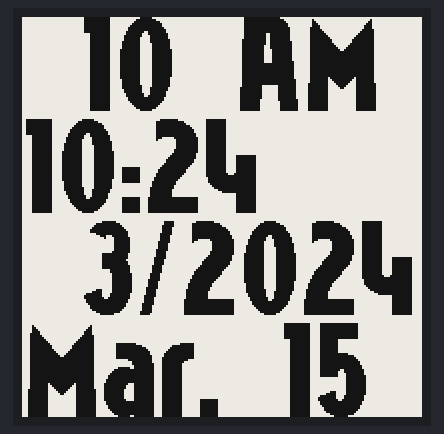
A sketch run on a simulated ESP32. Shown: 200×200 one-colour display. The local clock reads 2024-03-15 10:24:30 at power-on unless the sketch sets it.

Above: at 2.3 s.
At 30.8 s:
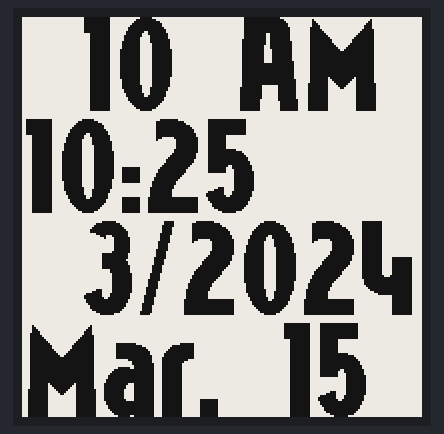
At 91.3 s:
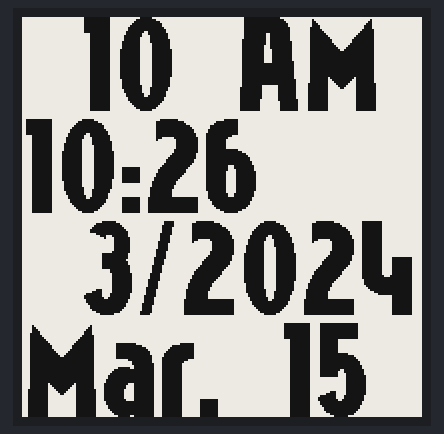

Measured:
- what the display in image 1 shows lasts 60.5 s, from 30.8 s to 91.3 s

The sketch:

Proto.ino
```cpp
#include "Proto.h"
#include "settings.h"

Proto watchy(settings);

void setup(){
  watchy.init();
}

void loop(){}
```

Proto.cpp
```cpp
// proto.cpp, rcampbel@purdue.edu, 2023-03-08
// https://learn.adafruit.com/adafruit-gfx-graphics-library/using-fonts

#include "Proto.h"
#include "NIOBRG__30pt7b.h"

#define START  46
#define OFFSET 51

void Proto::drawWatchFace(){
    display.fillScreen(GxEPD_WHITE);
    display.setTextColor(GxEPD_BLACK);
    display.setFont(&NIOBRG__30pt7b);

    int row = START;

    // 12-hour A/PM
    display.setCursor(1, row);
    int displayHour = ((currentTime.Hour+11)%12)+1;
    display.print(displayHour < 10 ? "  " : " ");
    display.print(displayHour);
    display.print(" ");
    display.print(currentTime.Hour < 12 ? "AM" : "PM");

    // 24-hour:Minute
    row += OFFSET;
    display.setCursor(1, row); // +4
    display.print(currentTime.Hour);
    display.print(currentTime.Minute < 10 ? ":0" : ":");
    display.println(currentTime.Minute);

    // MonthNum/Year
    row += OFFSET;
    display.setCursor(1, row); // +8
    display.print(currentTime.Month < 10 ? " " : "");
    display.print(currentTime.Month);
    display.print("/");
    display.print(tmYearToCalendar(currentTime.Year));  // .Year in uint8_t as offset from 1970

    // ShortMonth. Day
    row += OFFSET;
    display.setCursor(1, row); // +12
    display.print(monthShortStr(currentTime.Month));
    display.print(". ");
    display.print(currentTime.Day);
}
```

Proto.h
```cpp
#ifndef PROTO_H
#define PROTO_H

#include <Watchy.h>

class Proto : public Watchy{
    using Watchy::Watchy;
    public:
        void drawWatchFace();
};

#endif
```

settings.h
```cpp
#ifndef SETTINGS_H
#define SETTINGS_H

//NTP Settings
#define NTP_SERVER "pool.ntp.org"
#define GMT_OFFSET_SEC 3600 * -5 //New York is UTC -5 EST, -4 EDT, will be overwritten by weather data

watchySettings settings {
    .ntpServer = NTP_SERVER,
    .gmtOffset = GMT_OFFSET_SEC,
    .vibrateOClock = false,
};

#endif
```

Source omitted: OBRG__30pt7b.h (data table, 75755 bytes)
